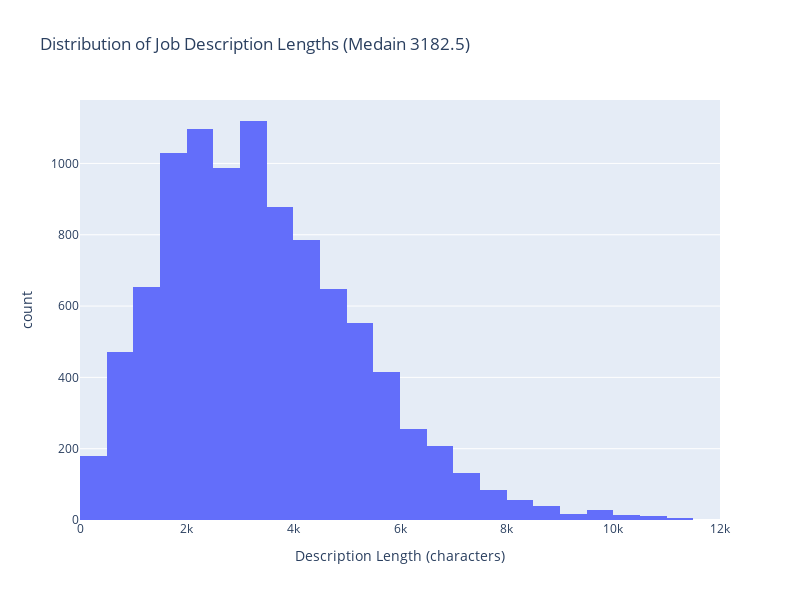

Write notebook code for a chart like this one.
### Markdown cell above
#### Job Descriptions

### Code cell
description_length = data['description'].apply(len)
median_description_length = description_length.median()
fig = px.histogram(
    description_length,
    title = f'Distribution of Job Description Lengths (Medain {median_description_length})',
    width = 800,
    height = 600,
    labels = {
        'value': 'Description Length (characters)',
    },
    nbins = 45,
)
fig.layout.update(showlegend=False)
fig.show()

### Figure 1 — Plotly figure (JSON) as saved in the notebook; plotly's stock layout.template omitted (floating-point values rounded to 4 significant figures; data arrays with more than 128 entries replaced by an {"elided": "..."} marker saying what was removed)
{"data": [{"alignmentgroup": "True", "bingroup": "x", "hovertemplate": "variable=description<br>Description Length (characters)=%{x}<br>count=%{y}<extra></extra>", "legendgroup": "description", "marker": {"color": "#636efa"}, "name": "description", "nbinsx": 45, "offsetgroup": "description", "orientation": "v", "showlegend": true, "type": "histogram", "x": {"elided": "9666 int values"}, "xaxis": "x", "yaxis": "y"}], "layout": {"barmode": "relative", "height": 600, "legend": {"title": {"text": "variable"}, "tracegroupgap": 0}, "showlegend": false, "title": {"text": "Distribution of Job Description Lengths (Medain 3182.5)"}, "width": 800, "xaxis": {"anchor": "y", "domain": [0, 1], "title": {"text": "Description Length (characters)"}}, "yaxis": {"anchor": "x", "domain": [0, 1], "title": {"text": "count"}}}}
